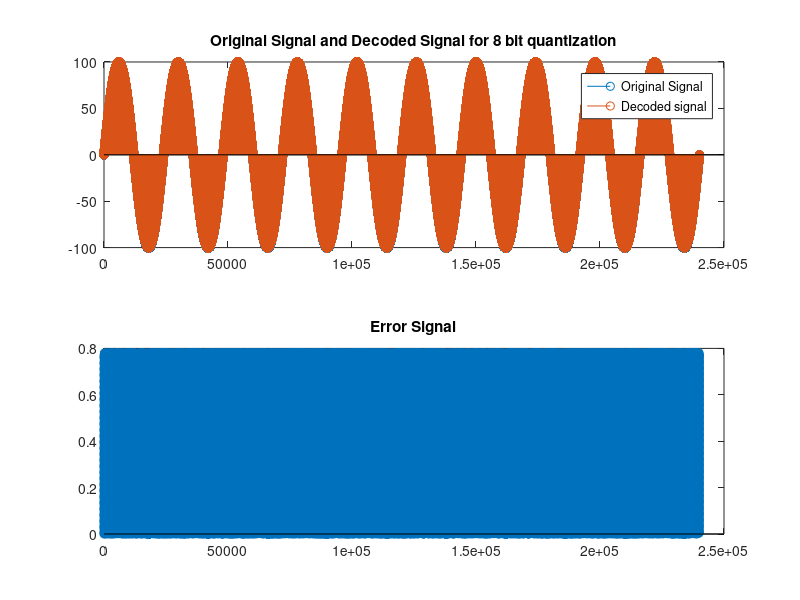
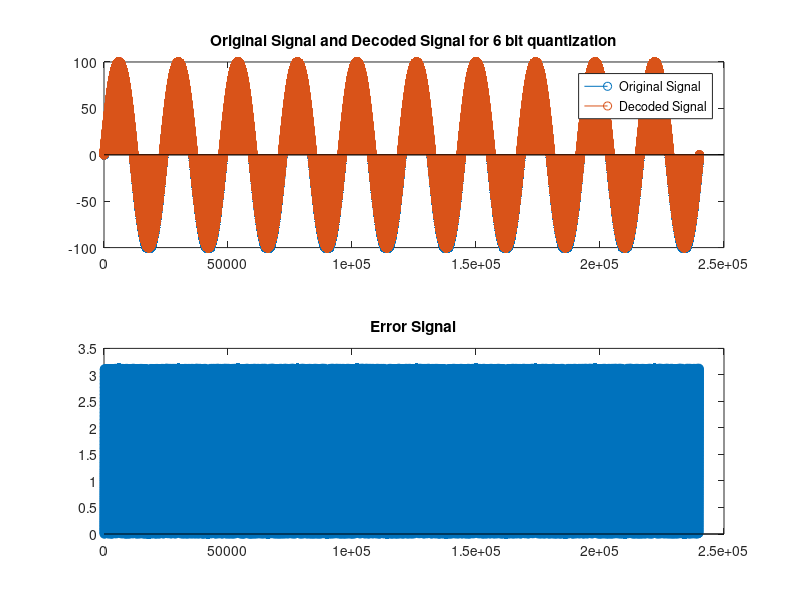

Source code (MATLAB) for these figures, in order: (Note: a time limit stopped this script after it produced the figures.)
%phase 2-3
t=0:0.00002083:5;
input_sig=100*sin(2*pi*2.*t);



%% 8-bit quantization

encoded_signal_8=uencode(input_sig,8,max(input_sig));

[a,i]=max(input_sig);

decoded_signal_8=udecode(encoded_signal_8,8,max(input_sig));
sample_axis=1:length(input_sig);
%%plot(u,recorded_double);
figure
ax1 = subplot(2,1,1);
stem(ax1,sample_axis,decoded_signal_8);
hold on
stem(ax1,sample_axis,input_sig);
title(ax1,'Original Signal and Decoded Signal for 8 bit quantization');
legend(ax1,'Original Signal','Decoded signal');
error_signal_8=input_sig-decoded_signal_8;
error_signal_power_8=error_signal_8.*error_signal_8;
ax2=subplot(2,1,2);
stem(ax2,sample_axis,error_signal_8);
title(ax2,'Error Signal');
min_error_signal_8=min(error_signal_8);
max_error_signal_8=max(error_signal_8);
mean_error_signal_8=mean(error_signal_power_8);

%% 6-bit quantization

encoded_signal_6=uencode(input_sig,6,max(input_sig));

[a,i]=max(input_sig);

decoded_signal_6=udecode(encoded_signal_6,6,max(input_sig));
sample_axis=1:length(input_sig);
%%plot(u,recorded_double);
figure
ax1 = subplot(2,1,1);
stem(ax1,sample_axis,decoded_signal_6);
hold on
stem(ax1,sample_axis,input_sig);
title(ax1,'Original Signal and Decoded Signal for 6 bit quantization');
legend(ax1,'Original Signal','Decoded Signal');
error_signal_6=input_sig-decoded_signal_6;
error_signal_power_6=error_signal_6.*error_signal_6;
ax2=subplot(2,1,2);
stem(ax2,sample_axis,error_signal_6);
title(ax2,'Error Signal');
min_error_signal_6=min(error_signal_6);
max_error_signal_6=max(error_signal_6);
mean_error_signal_6=mean(error_signal_power_6);
%% 4-bit quantization

encoded_signal_4=uencode(input_sig,4,max(input_sig));

[a,i]=max(input_sig);

decoded_signal_4=udecode(encoded_signal_4,4,max(input_sig));
sample_axis=1:length(input_sig);
%%plot(u,recorded_double);
figure
ax1 = subplot(2,1,1);
stem(ax1,sample_axis,decoded_signal_4);
hold on
stem(ax1,sample_axis,input_sig);
title(ax1,'Original Signal and Decoded Signal for 4 bit quantization');
legend(ax1,'Original Signal','Decoded Signal');
error_signal_4=input_sig-decoded_signal_4;
error_signal_power_4=error_signal_4.*error_signal_4;
ax2=subplot(2,1,2);
stem(ax2,sample_axis,error_signal_4);
title(ax2,'Error Signal');
min_error_signal_4=min(error_signal_4);
max_error_signal_4=max(error_signal_4);
mean_error_signal_4=mean(error_signal_power_4);
